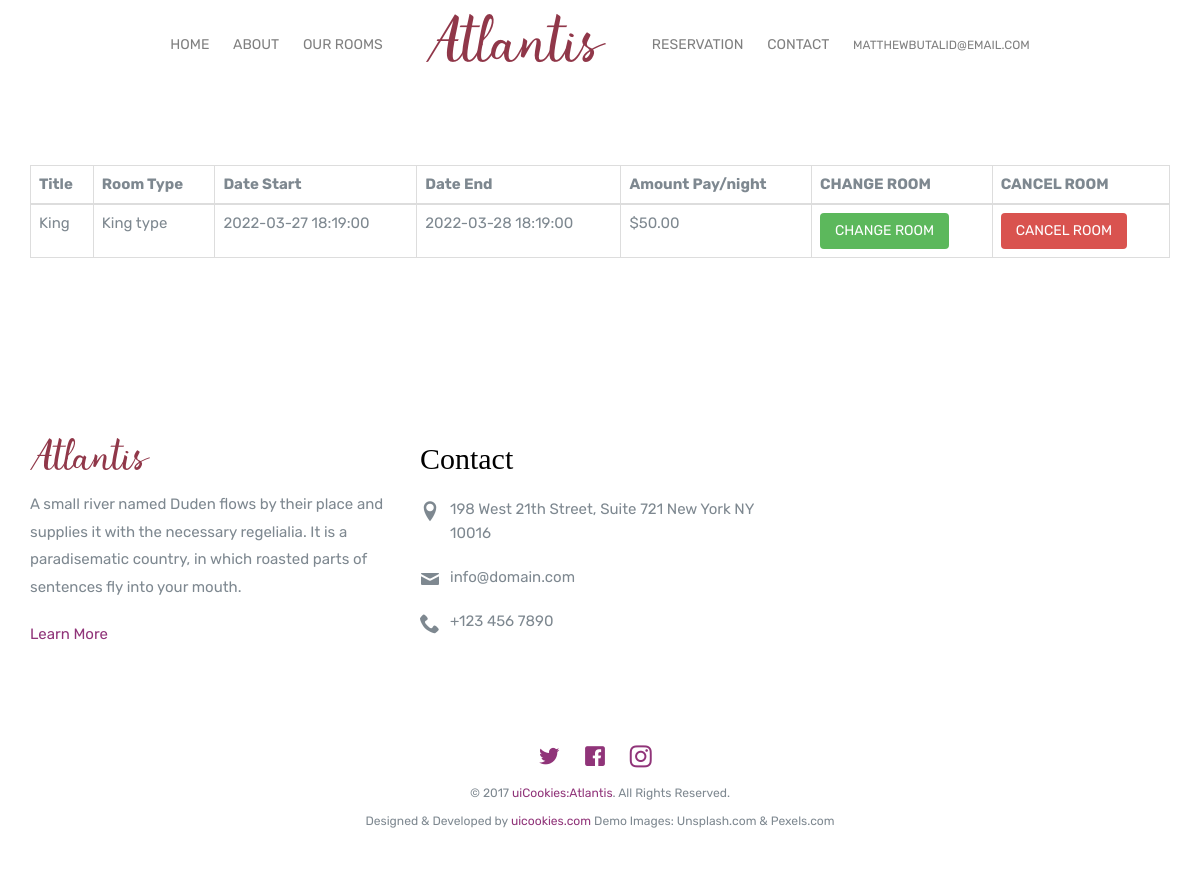
/book.php (signed in), run on the app's committed database.
### tables this page shows
CREATE TABLE `reservation` (
  `id` int(11) NOT NULL,
  `customer_id` int(11) NOT NULL,
  `room_id` int(11) NOT NULL,
  `date_start` datetime NOT NULL,
  `date_end` datetime NOT NULL,
  `amount` decimal(12,0) NOT NULL
);

CREATE TABLE `room` (
  `id` int(11) NOT NULL,
  `title` varchar(300) NOT NULL,
  `type` varchar(300) NOT NULL,
  `image` varchar(300) NOT NULL,
  `description` varchar(300) NOT NULL,
  `quantity` int(50) NOT NULL,
  `price` decimal(10,2) NOT NULL
);

### book.php (the view, shortened to what this page needs)
<?php
include('security.php');
include('header.php');
?>
<section class="probootstrap-section">
    <div class="container">
      <div class="row">
        <div class="col-md-12">
            <div class="table-responsive">
            <?php
                $query = "SELECT room.title, room.type, room.price, reservation.id, reservation.date_start, reservation.date_end FROM reservation INNER JOIN room ON room.id = reservation.room_id
                WHERE reservation.customer_id = $userid";
                $query_run = mysqli_query($connection, $query);
            ?>
                <table class="table table-bordered" id="dataTable" width="100%" cellspacing="0">
                <thead>
                    <tr>
                    <th> Title </th>
                    <th> Room Type </th>
                    <th> Date Start </th>
                    <th> Date End </th>
                    <th> Amount Pay/night </th>
                    <th> CHANGE ROOM </th>
                    <th> CANCEL ROOM </th>
                    </tr>
                </thead>
                <tbody>
                <?php
            if(mysqli_num_rows($query_run) > 0)
            {
                while($row = mysqli_fetch_assoc($query_run))
                {
          ?>
                    <tr>
                    <td><?php echo $row['title']; ?></td>
                    <td><?php echo $row['type']; ?></td>
                    <td><?php echo $row['date_start']; ?></td>
                    <td><?php echo $row['date_end']; ?></td>
                    <td>$<?php echo $row['price']; ?></td>
                    <td>
                        <form action="book_edit.php" method="post">
                            <button  type="submit" name="reservation_edit" class="btn btn-success" data-toggle="modal" data-target="#changeRoom"> CHANGE ROOM</button>
                        </form>
                    </td>
                    <td>
                        <form action="code.php" method="post">
                            <button type="submit" name="cancel_room" class="btn btn-danger"> CANCEL ROOM</button>
                        </form>
                    </td>
                    </tr>
                    <?php
                }
            }
            else {
            echo "No Record Found";
            }
          ?>
                </tbody>
                </table>
            </div>
        </div>
      </div>
    </div>
</section>
<?php include('footer.php')?>

### data on the page
reservation: room.title "King", room.type "King type", date_start "2022-03-27 18:19:00", date_end "2022-03-28 18:19:00", room.price "50.00"

### other printed values
$_SESSION['cusername'] "MATTHEWBUTALID@EMAIL.COM"
